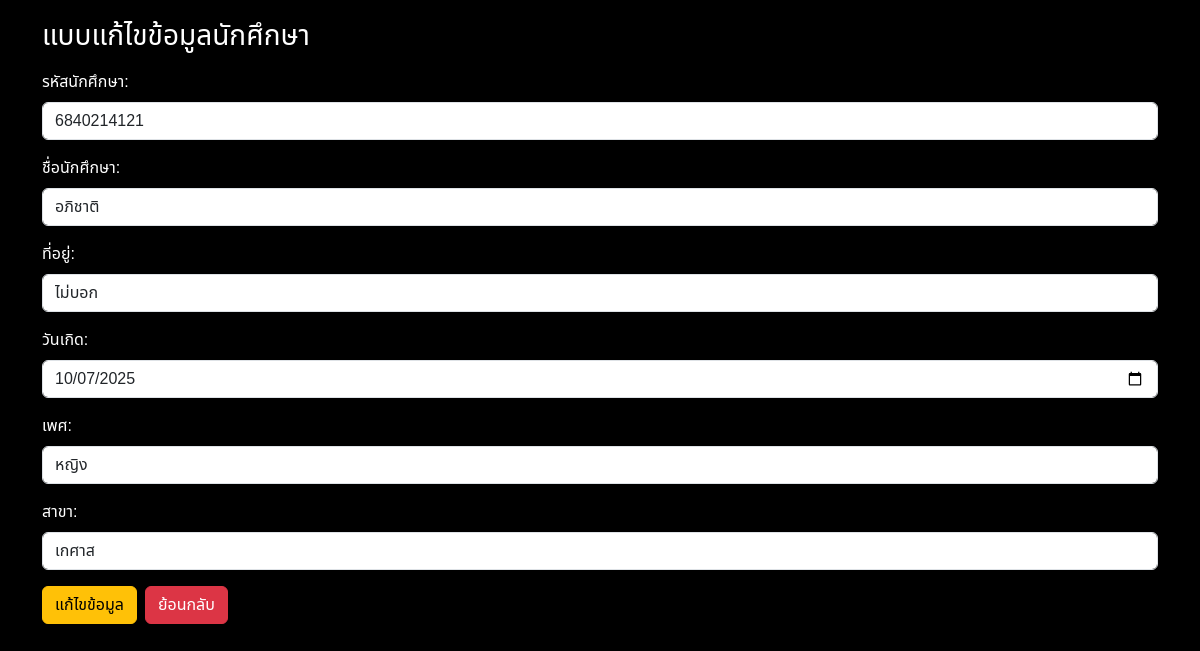
The page /editstd.php?std_di=6840214121 on the database its author committed.
### tables this page shows
CREATE TABLE `tbl_student` (
  `std_di` char(10) NOT NULL COMMENT 'รหัสนักศึกษา',
  `std_name` char(200) DEFAULT NULL COMMENT 'ชื่อนักศึกษา',
  `std_address` varchar(400) DEFAULT NULL COMMENT 'ที่อยู่',
  `std_birth` date DEFAULT NULL COMMENT 'วันเกิด',
  `std_gender` char(10) DEFAULT NULL COMMENT 'เพศ',
  `major_id` int(5) DEFAULT NULL COMMENT 'รหัสสาขา'
);

### editstd.php (the view, shortened to what this page needs)
<?php
require_once 'connectdb.php';
$std_id = $_GET["std_di"];
$sqledit = "SELECT * FROM tbl_student WHERE std_di = '$std_id'";
$result = mysqli_query($conn, $sqledit) or die('sql ผิด');
$rowstd = mysqli_fetch_assoc($result);
?>
<!DOCTYPE html>
<html lang="en">
<head>
    <link href="https://cdn.jsdelivr.net/npm/bootstrap@5.3.3/dist/css/bootstrap.min.css" rel="stylesheet">
</head>
<body>
    <div class="container">
        <div class="row">
            <div class="col-sm-12">
                <h3>แบบแก้ไขข้อมูลนักศึกษา</h3>
                <form action="ีupdate.php" method="post">
                    <div class="mb-3 mt-3">
                        <label for="std_id" class="form-label">รหัสนักศึกษา:</label>
                        <input type="text" class="form-control" id="std_id" name="std_id" value="<?php echo $rowstd['std_di']; ?>" readonly>
                    </div>
                     <div class="mb-3 mt-3">
                        <label for="std_name" class="form-label">ชื่อนักศึกษา:</label>
                        <input type="text" class="form-control" id="std_name" name="std_name" value="<?php echo $rowstd['std_name']; ?>">
                    </div>
                    <div class="mb-3 mt-3">
                        <label for="std_address" class="form-label">ที่อยู่:</label>
                        <input type="text" class="form-control" id="std_address" name="std_address" value="<?php echo $rowstd['std_address']; ?>">
                    </div>
                    <div class="mb-3 mt-3">
                        <label for="std_birth" class="form-label">วันเกิด:</label>
                        <input type="date" class="form-control" id="std_birth" name="std_birth" value="<?php echo $rowstd['std_birth']; ?>">
                    </div>
                    <div class="mb-3 mt-3">
                        <label for="std_gender" class="form-label">เพศ:</label>
                        <select name="std_gender" id="std_gender" class="form-control">
                            <option value="หญิง" <?php if($rowstd["std_gender"] == 'หญิง') echo "selected";?>>หญิง</option>
                        </select>
                    </div>
                    <div class="mb-3 mt-3">
                        <label for="major_id" class="form-label">สาขา:</label>
                        <select name="major_id" id="major_id" class="form-control">
                            <?php
                                $sql = "SELECT * FROM tbl_major";
                                $result = mysqli_query($conn,$sql) or die("sql ผิด");
                                while($row = mysqli_fetch_assoc($result)) {
                                    if($row["major_id"] == $rowstd["major_id"]) {
                                        echo "<option value='".$row["major_id"]."' selected>".$row["major_name"]."</option>";
                                    }else{
                                        echo "<option value='".$row["major_id"]."'>".$row["major_name"]."</option>";
                                    }
                                }
                            ?>
                        </select>
                    </div>
                    <div class="d-flex gap-2">
                        <button type="submit" class="btn btn-warning">แก้ไขข้อมูล</button>
                        <a href="searchstd.php" class="btn btn-danger">ย้อนกลับ</a>
                    </div>
                </form>
            </div>
        </div>
    </div>
</body>
</html>

### editstd.php (style rules this page uses)
body { font-family: Arial, sans-serif; margin: 20px; background-color: #000000; font-family: "Noto Sans Thai", sans-serif; font-optical-sizing: auto; color: #ffffff; }

### rows shown on the page
tbl_student: std_id "6840214121", std_name "อภิชาติ", std_address "ไม่บอก", std_birth "10/07/2025", std_gender "หญิง"

### other values the page prints
form field major_id "เกศาส"
